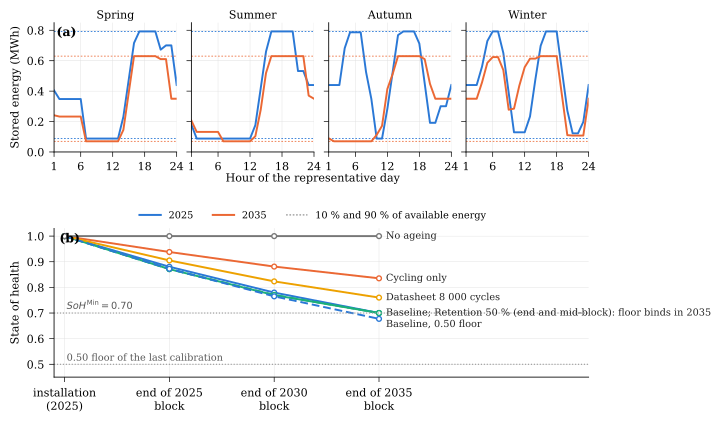

The script that saved this image:
import csv, collections
import matplotlib; matplotlib.use('Agg')
import matplotlib.pyplot as plt
from matplotlib.lines import Line2D
plt.rcParams.update({'font.size':8,'font.family':'serif','axes.linewidth':0.6,'xtick.major.width':0.5,'ytick.major.width':0.5,'pdf.fonttype':42})
soc=list(csv.DictReader(open('soc_hourly_reference_unit_2025_2035.csv')))
lim={(r['year']):r for r in csv.DictReader(open('soc_limits_per_year_reference_unit.csv'))}
soh=list(csv.DictReader(open('soh_per_block_calibrations.csv')))
days=['Spring','Summer','Autumn','Winter']; years=['2025','2035']
C={'2025':'#2a78d6','2035':'#eb6834'}
fig=plt.figure(figsize=(6.9,4.6))
gs=fig.add_gridspec(2,4,height_ratios=[1,1.15],hspace=0.55,wspace=0.12)
axs=[fig.add_subplot(gs[0,i]) for i in range(4)]
for ax,d in zip(axs,days):
    for y in years:
        rows=[r for r in soc if r['day']==d and r['year']==y]
        h=[int(r['hour_ending']) for r in rows]; s=[float(r['soc_tso_copy_mwh']) for r in rows]
        ax.plot(h,s,color=C[y],lw=1.4,label=y)
        lo=float(lim[y]['soc_lower_10pct_record_mwh']); up=float(lim[y]['soc_upper_90pct_record_mwh'])
        ax.hlines([lo,up],1,24,colors=C[y],lw=0.6,ls=(0,(2,2)))
    ax.set_title(d,fontsize=8,pad=3); ax.set_xlim(1,24); ax.set_ylim(0,0.85); ax.set_xticks([1,6,12,18,24])
    ax.grid(True,lw=0.3,color='#dddddd'); ax.set_axisbelow(True)
    for s_ in ['top','right']: ax.spines[s_].set_visible(False)
    if ax is not axs[0]: ax.set_yticklabels([])
axs[0].set_ylabel('Stored energy (MWh)'); fig.text(0.5,0.535,'Hour of the representative day',ha='center',fontsize=8)
axs[0].text(0.02,0.97,'(a)',transform=axs[0].transAxes,va='top',fontsize=9,fontweight='bold')
fig.legend(handles=[Line2D([],[],color=C['2025'],lw=1.4,label='2025'),Line2D([],[],color=C['2035'],lw=1.4,label='2035'),Line2D([],[],color='#555555',lw=0.6,ls=(0,(2,2)),label='10 % and 90 % of available energy')],frameon=False,fontsize=7,loc='upper center',bbox_to_anchor=(0.5,0.49),ncol=3,handlelength=2.2)
# panel b
ax=fig.add_subplot(gs[1,:])
cal_order=['Baseline (cycling + calendar)','Cycling only','Retention 50 %','Retention 50 %, mid-block','Datasheet 8 000 cycles','Baseline, 0.50 floor','No ageing']
style={'Baseline (cycling + calendar)':('#2a78d6','-'),'Cycling only':('#eb6834','-'),'Retention 50 %':('#1baf7a','-'),'Retention 50 %, mid-block':('#1baf7a',(0,(4,2))),'Datasheet 8 000 cycles':('#eda100','-'),'Baseline, 0.50 floor':('#2a78d6',(0,(4,2))),'No ageing':('#777777','-')}
names=sorted(set(r['calibration_table6'] for r in soh)); print(names)
xs=[2025,2030,2035,2040]
labels_done=[]
for name in cal_order:
    rows=sorted([r for r in soh if r['calibration_table6'].replace(' ',' ').replace('8,000','8 000')==name or r['calibration_table6']==name],key=lambda r:int(r['block_year']))
    if not rows and name=='No ageing':
        ys=[1,1,1,1]
    elif not rows: print('missing',name); continue
    else: ys=[1.0]+[float(r['soh_end_of_block']) for r in rows]
    c,ls=style[name]; ax.plot(xs,ys,color=c,ls=ls,lw=1.4,marker='o',ms=3.5,mfc='white',mew=1.0)
    labels_done.append((name,ys[-1]))
# direct labels, collision-resolved
lab={'No ageing':('No ageing',0),'Cycling only':('Cycling only',0),'Datasheet 8 000 cycles':('Datasheet 8 000 cycles',0),
     'Baseline (cycling + calendar)':('Baseline; Retention 50 % (end and mid-block): floor binds in 2035',0),
     'Retention 50 %':None,'Retention 50 %, mid-block':None,'Baseline, 0.50 floor':('Baseline, 0.50 floor',-0.022)}
for name,yv in labels_done:
    if lab[name] is None: continue
    txt,dy=lab[name]; ax.annotate(txt,(xs[-1],yv+dy),xytext=(5,0),textcoords='offset points',va='center',fontsize=7,color='#222222')
ax.axhline(0.70,color='#999999',lw=0.8,ls=':'); ax.text(2025.1,0.705,'$SoH^{\\mathrm{Min}}=0.70$',fontsize=7,color='#555555',va='bottom')
ax.axhline(0.50,color='#999999',lw=0.8,ls=':'); ax.text(2025.1,0.505,'0.50 floor of the last calibration',fontsize=7,color='#555555',va='bottom')
ax.set_xticks(xs); ax.set_xticklabels(['installation\n(2025)','end of 2025\nblock','end of 2030\nblock','end of 2035\nblock']); ax.set_xlim(2024.5,2050)
ax.set_ylim(0.45,1.03); ax.set_ylabel('State of health'); ax.grid(True,lw=0.3,color='#dddddd'); ax.set_axisbelow(True)
for s_ in ['top','right']: ax.spines[s_].set_visible(False)
ax.text(0.01,0.97,'(b)',transform=ax.transAxes,va='top',fontsize=9,fontweight='bold')
fig.savefig('fig_soc_soh_reference_unit.pdf',bbox_inches='tight'); fig.savefig('fig_soc_soh_reference_unit.png',dpi=200,bbox_inches='tight')
